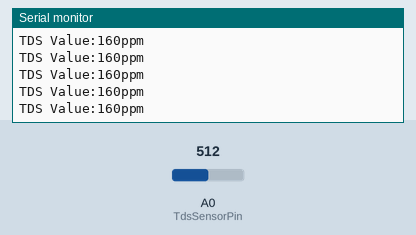
Simulated run of this sketch. Board: Arduino Uno, built with avr-gcc and run on an emulated ATmega328P. Shown: the last lines printed to the serial monitor. The test bench sets the inputs (shaded band); at power-on: A0 (TdsSensorPin) = 512.

Above: at 1.2 s.
1.3 s: A0 (TdsSensorPin) set to 716
At 2.7 s:
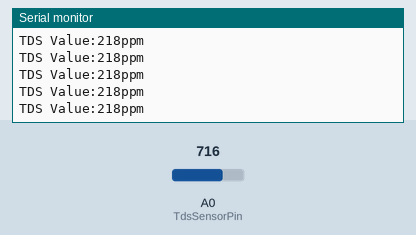
2.8 s: A0 (TdsSensorPin) set to 810
At 4.7 s:
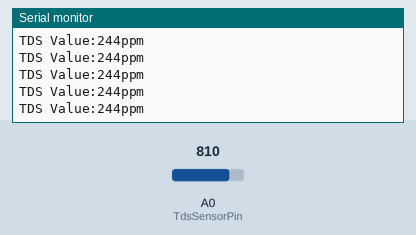
Timing chart, 0 to 6.2 s (numbered marks = the images above; inputs shaded):
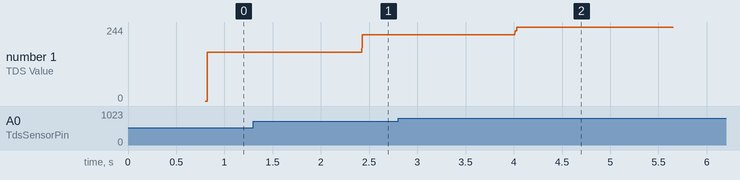

The sketch:

sonde_tds_meter.ino
```cpp
//Total Dissolved Solids

#define TdsSensorPin A0
#define VREF 3.3              //  tension de référence analogique (Volt) de l'ADC
#define SCOUNT  30            // somme du nombre de points d'échantillonnage

int analogBuffer[SCOUNT];     // stocke la valeur analogique dans le tableau, lue depuis l'ADC
int analogBufferTemp[SCOUNT];
int analogBufferIndex = 0;
int copyIndex = 0;

float averageVoltage = 0;
float tdsValue = 0;
float temperature = 25;       // température actuelle pour la compensation
// algorithme de filtrage médian
// la fonction renvoie la valeur médiane du tableau
int getMedianNum(int bArray[], int iFilterLen){
  int bTab[iFilterLen];
  for (byte i = 0; i<iFilterLen; i++)
  bTab[i] = bArray[i];
  int i, j, bTemp;
  for (j = 0; j < iFilterLen - 1; j++) {
    for (i = 0; i < iFilterLen - j - 1; i++) {
      if (bTab[i] > bTab[i + 1]) {
        bTemp = bTab[i];
        bTab[i] = bTab[i + 1];
        bTab[i + 1] = bTemp;
      }
    }
  }
  // si la longueur du tableau est impair, retourner la valeur médiane
  if ((iFilterLen & 1) > 0){
    bTemp = bTab[(iFilterLen - 1) / 2];
  }
  else {
    bTemp = (bTab[iFilterLen / 2] + bTab[iFilterLen / 2 - 1]) / 2;
  }
  return bTemp;
}

void setup(){
  Serial.begin(115200);
  pinMode(TdsSensorPin,INPUT);
}

void loop(){
  static unsigned long analogSampleTimepoint = millis();
  if(millis()-analogSampleTimepoint > 40U){     // toutes les 40 millisecondes, lire la valeur analogique de l'ADC
    analogSampleTimepoint = millis();
    analogBuffer[analogBufferIndex] = analogRead(TdsSensorPin);    // lire la valeur analogique et la stocker dans le tampon
    analogBufferIndex++;
    if(analogBufferIndex == SCOUNT){
      analogBufferIndex = 0;
    }
  }
  // calculer la valeur TDS une fois toutes les 800 millisecondes
  static unsigned long printTimepoint = millis();
  if(millis()-printTimepoint > 800U){
    printTimepoint = millis();
    for(copyIndex=0; copyIndex<SCOUNT; copyIndex++){
      analogBufferTemp[copyIndex] = analogBuffer[copyIndex];

      // lire la valeur analogique de manière plus stable grâce à l'algorithme de filtrage médian, et la convertir en valeur de tension
      averageVoltage = getMedianNum(analogBufferTemp,SCOUNT) * (float)VREF / 4096.0;

      // formule de compensation de température : fFinalResult(25^C) = fFinalResult(current)/(1.0+0.02*(fTP-25.0));
      float compensationCoefficient = 1.0+0.02*(temperature-25.0);
      //temperature compensation
      float compensationVoltage=averageVoltage/compensationCoefficient;

      // convertir la valeur de tension en valeur de TDS
      tdsValue=(133.42*compensationVoltage*compensationVoltage*compensationVoltage - 255.86*compensationVoltage*compensationVoltage + 857.39*compensationVoltage)*0.5;

      //Serial.print("voltage:");
      //Serial.print(averageVoltage,2);
      //Serial.print("V   ");
      Serial.print("TDS Value:");
      Serial.print(tdsValue,0);
      Serial.println("ppm");
    }
  }
}
```

Measured:
- after the input at 1.3 s, the serial monitor: prints a new line after 1.1 s (image 1)
- after the input at 2.8 s, the serial monitor: prints a new line after 1.2 s (image 2)
- plotted number 1: 160 → 218 after the input at 1.3 s, 218 → 244 after the input at 2.8 s
